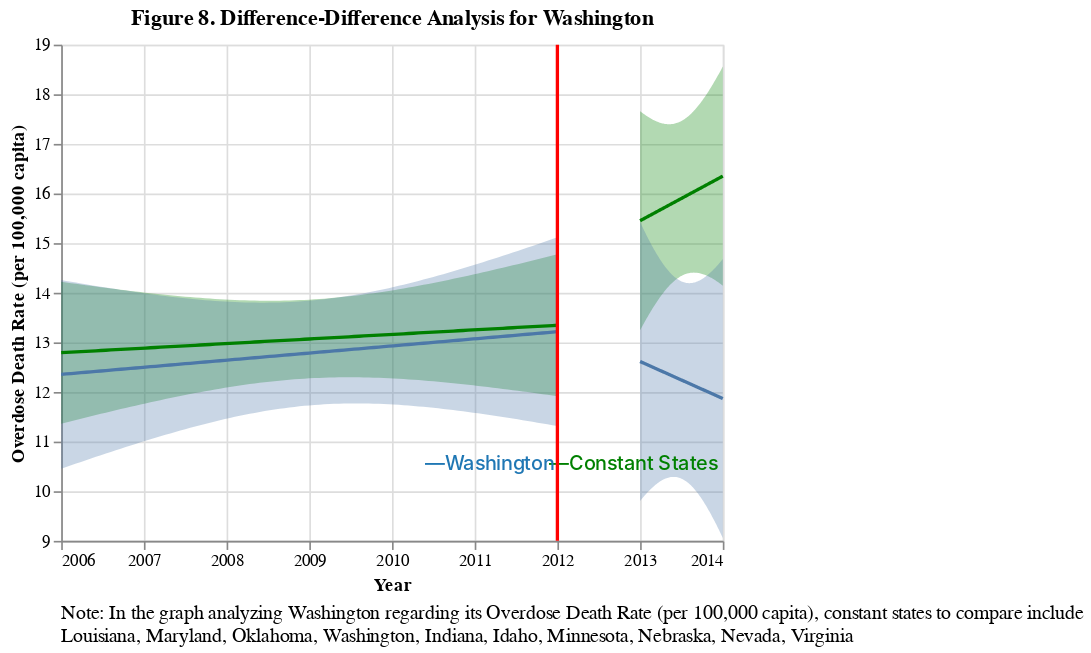

This figure's notebook cell:
### Markdown cell above
> diff-diff for death rate

### Code cell
xvar= "TRANSACTION_YEAR"
yvar="death_rate"
analysis = "Figure 8. Difference-Difference Analysis for Washington"
target = "Overdose Death Rate (per 100,000 capita)"
state = "Washington"
constant_states = "Louisiana, Maryland, Oklahoma, Washington, Indiana, Idaho, Minnesota, Nebraska, Nevada, Virginia"
chart = diff_diff(WA_death, yvar, xvar, 2012, analysis, target, state, constant_states)
chart
